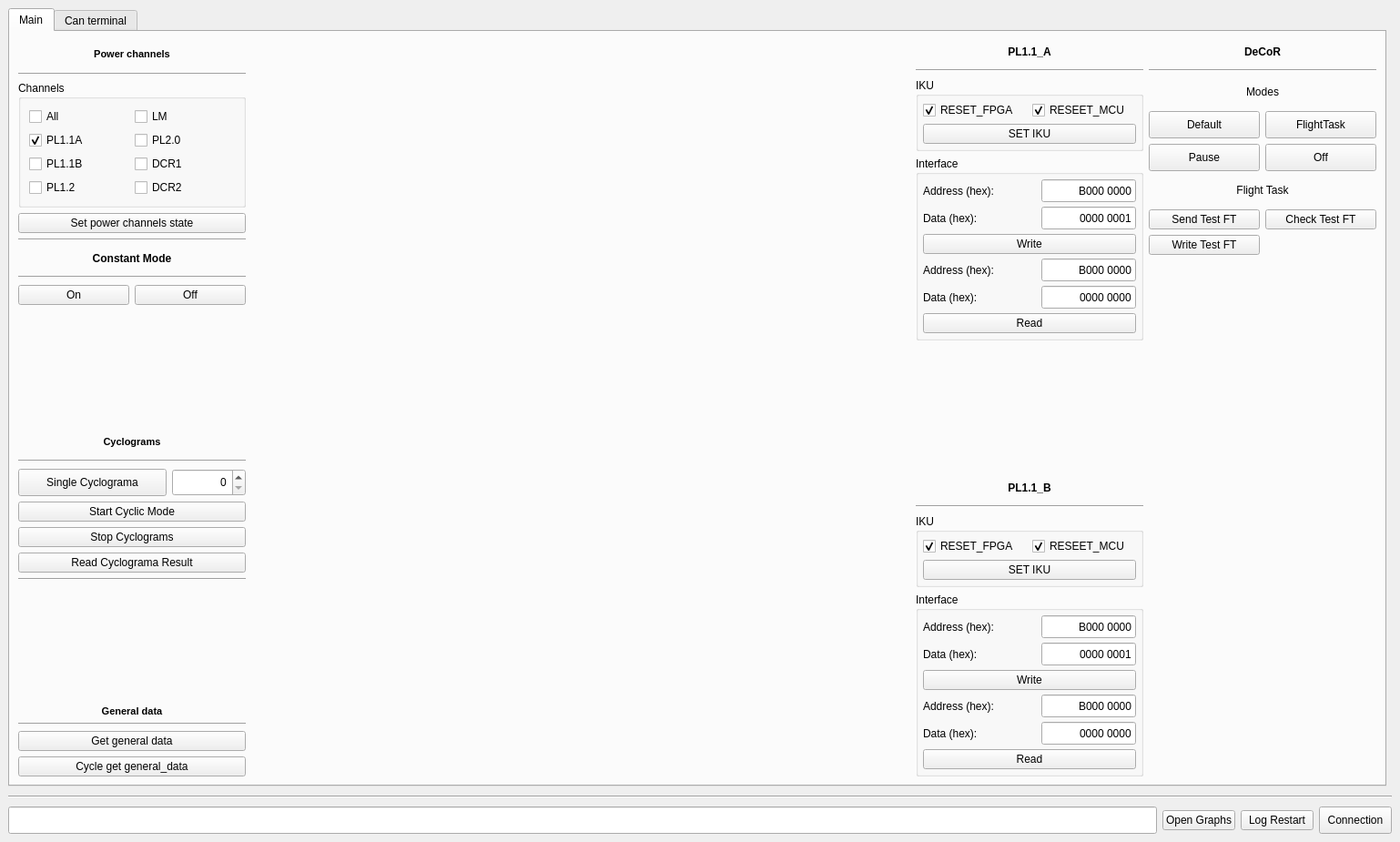
<?xml version="1.0" encoding="UTF-8"?>
<ui version="4.0">
 <class>MainWindow</class>
 <widget class="QMainWindow" name="MainWindow">
  <property name="geometry">
   <rect>
    <x>0</x>
    <y>0</y>
    <width>1538</width>
    <height>925</height>
   </rect>
  </property>
  <property name="windowTitle">
   <string>MainWindow</string>
  </property>
  <widget class="QWidget" name="centralwidget">
   <layout class="QGridLayout" name="gridLayout_2">
    <item row="1" column="1" colspan="2">
     <widget class="Line" name="line">
      <property name="sizePolicy">
       <sizepolicy hsizetype="MinimumExpanding" vsizetype="Fixed">
        <horstretch>0</horstretch>
        <verstretch>0</verstretch>
       </sizepolicy>
      </property>
      <property name="minimumSize">
       <size>
        <width>0</width>
        <height>10</height>
       </size>
      </property>
      <property name="orientation">
       <enum>Qt::Horizontal</enum>
      </property>
     </widget>
    </item>
    <item row="2" column="1" colspan="2">
     <layout class="QHBoxLayout" name="horizontalLayout">
      <item>
       <widget class="QLineEdit" name="statusLEdit">
        <property name="sizePolicy">
         <sizepolicy hsizetype="MinimumExpanding" vsizetype="Minimum">
          <horstretch>0</horstretch>
          <verstretch>0</verstretch>
         </sizepolicy>
        </property>
        <property name="minimumSize">
         <size>
          <width>100</width>
          <height>30</height>
         </size>
        </property>
       </widget>
      </item>
      <item>
       <widget class="QPushButton" name="openGraphPButton">
        <property name="text">
         <string>Open Graphs</string>
        </property>
       </widget>
      </item>
      <item>
       <widget class="QPushButton" name="logRestartPButt">
        <property name="text">
         <string>Log Restart</string>
        </property>
       </widget>
      </item>
      <item>
       <widget class="QPushButton" name="connectionPButt">
        <property name="minimumSize">
         <size>
          <width>60</width>
          <height>30</height>
         </size>
        </property>
        <property name="text">
         <string>Connection</string>
        </property>
       </widget>
      </item>
     </layout>
    </item>
    <item row="0" column="1">
     <widget class="QTabWidget" name="tabWidget">
      <property name="currentIndex">
       <number>0</number>
      </property>
      <widget class="QWidget" name="mainTab">
       <attribute name="title">
        <string>Main</string>
       </attribute>
       <layout class="QHBoxLayout" name="horizontalLayout_2">
        <item>
         <layout class="QVBoxLayout" name="verticalLayout">
          <property name="sizeConstraint">
           <enum>QLayout::SetMinimumSize</enum>
          </property>
          <item>
           <widget class="QLabel" name="label">
            <property name="sizePolicy">
             <sizepolicy hsizetype="Minimum" vsizetype="Preferred">
              <horstretch>0</horstretch>
              <verstretch>0</verstretch>
             </sizepolicy>
            </property>
            <property name="minimumSize">
             <size>
              <width>0</width>
              <height>30</height>
             </size>
            </property>
            <property name="font">
             <font>
              <pointsize>8</pointsize>
              <weight>75</weight>
              <bold>true</bold>
             </font>
            </property>
            <property name="text">
             <string>Power channels</string>
            </property>
            <property name="alignment">
             <set>Qt::AlignCenter</set>
            </property>
           </widget>
          </item>
          <item>
           <widget class="Line" name="line_4">
            <property name="orientation">
             <enum>Qt::Horizontal</enum>
            </property>
           </widget>
          </item>
          <item>
           <widget class="QGroupBox" name="channelGrBox">
            <property name="sizePolicy">
             <sizepolicy hsizetype="Minimum" vsizetype="Preferred">
              <horstretch>0</horstretch>
              <verstretch>0</verstretch>
             </sizepolicy>
            </property>
            <property name="minimumSize">
             <size>
              <width>250</width>
              <height>0</height>
             </size>
            </property>
            <property name="title">
             <string>Channels</string>
            </property>
            <layout class="QGridLayout" name="gridLayout">
             <item row="0" column="0">
              <widget class="QCheckBox" name="allChannelsChBox">
               <property name="text">
                <string>All</string>
               </property>
              </widget>
             </item>
             <item row="1" column="0">
              <widget class="QCheckBox" name="pl11aChannelsChBox">
               <property name="text">
                <string>PL1.1A</string>
               </property>
               <property name="checked">
                <bool>true</bool>
               </property>
              </widget>
             </item>
             <item row="2" column="0">
              <widget class="QCheckBox" name="pl11bChannelsChBox">
               <property name="text">
                <string>PL1.1B</string>
               </property>
              </widget>
             </item>
             <item row="3" column="0">
              <widget class="QCheckBox" name="pl12ChannelsChBox">
               <property name="text">
                <string>PL1.2</string>
               </property>
              </widget>
             </item>
             <item row="0" column="1">
              <widget class="QCheckBox" name="lmChannelsChBox">
               <property name="text">
                <string>LM</string>
               </property>
              </widget>
             </item>
             <item row="1" column="1">
              <widget class="QCheckBox" name="pl20ChannelsChBox">
               <property name="text">
                <string>PL2.0</string>
               </property>
              </widget>
             </item>
             <item row="2" column="1">
              <widget class="QCheckBox" name="dcr1ChannelsChBox">
               <property name="text">
                <string>DCR1</string>
               </property>
              </widget>
             </item>
             <item row="3" column="1">
              <widget class="QCheckBox" name="dcr2ChannelsChBox">
               <property name="text">
                <string>DCR2</string>
               </property>
              </widget>
             </item>
            </layout>
           </widget>
          </item>
          <item>
           <widget class="QPushButton" name="pwrChsSetPButton">
            <property name="sizePolicy">
             <sizepolicy hsizetype="Minimum" vsizetype="Fixed">
              <horstretch>0</horstretch>
              <verstretch>0</verstretch>
             </sizepolicy>
            </property>
            <property name="text">
             <string>Set power channels state</string>
            </property>
           </widget>
          </item>
          <item>
           <widget class="Line" name="line_2">
            <property name="orientation">
             <enum>Qt::Horizontal</enum>
            </property>
           </widget>
          </item>
          <item>
           <widget class="QLabel" name="constModeLabel">
            <property name="minimumSize">
             <size>
              <width>0</width>
              <height>25</height>
             </size>
            </property>
            <property name="font">
             <font>
              <weight>75</weight>
              <bold>true</bold>
             </font>
            </property>
            <property name="text">
             <string>Constant Mode</string>
            </property>
            <property name="alignment">
             <set>Qt::AlignCenter</set>
            </property>
           </widget>
          </item>
          <item>
           <widget class="Line" name="line_7">
            <property name="minimumSize">
             <size>
              <width>0</width>
              <height>5</height>
             </size>
            </property>
            <property name="orientation">
             <enum>Qt::Horizontal</enum>
            </property>
           </widget>
          </item>
          <item>
           <layout class="QHBoxLayout" name="horizontalLayout_3">
            <item>
             <widget class="QPushButton" name="constModeOnPButton">
              <property name="text">
               <string>On</string>
              </property>
             </widget>
            </item>
            <item>
             <widget class="QPushButton" name="constModeOffPButton">
              <property name="text">
               <string>Off</string>
              </property>
             </widget>
            </item>
           </layout>
          </item>
          <item>
           <spacer name="verticalSpacer_2">
            <property name="orientation">
             <enum>Qt::Vertical</enum>
            </property>
            <property name="sizeHint" stdset="0">
             <size>
              <width>20</width>
              <height>40</height>
             </size>
            </property>
           </spacer>
          </item>
          <item>
           <layout class="QGridLayout" name="gridLayout_3">
            <property name="sizeConstraint">
             <enum>QLayout::SetMinimumSize</enum>
            </property>
            <item row="3" column="0" colspan="3">
             <widget class="QPushButton" name="startCyclsPButton">
              <property name="text">
               <string>Start Cyclic Mode</string>
              </property>
             </widget>
            </item>
            <item row="4" column="0" colspan="3">
             <widget class="QPushButton" name="stopCyclsPButton">
              <property name="text">
               <string>Stop Cyclograms</string>
              </property>
             </widget>
            </item>
            <item row="0" column="0" colspan="3">
             <widget class="QLabel" name="label_2">
              <property name="sizePolicy">
               <sizepolicy hsizetype="Minimum" vsizetype="Preferred">
                <horstretch>0</horstretch>
                <verstretch>0</verstretch>
               </sizepolicy>
              </property>
              <property name="minimumSize">
               <size>
                <width>250</width>
                <height>25</height>
               </size>
              </property>
              <property name="font">
               <font>
                <pointsize>8</pointsize>
                <weight>75</weight>
                <bold>true</bold>
               </font>
              </property>
              <property name="text">
               <string>Cyclograms</string>
              </property>
              <property name="alignment">
               <set>Qt::AlignCenter</set>
              </property>
             </widget>
            </item>
            <item row="1" column="0" colspan="3">
             <widget class="Line" name="line_5">
              <property name="minimumSize">
               <size>
                <width>0</width>
                <height>5</height>
               </size>
              </property>
              <property name="orientation">
               <enum>Qt::Horizontal</enum>
              </property>
             </widget>
            </item>
            <item row="2" column="0" colspan="2">
             <widget class="QPushButton" name="singleCyclPButton">
              <property name="sizePolicy">
               <sizepolicy hsizetype="Minimum" vsizetype="Minimum">
                <horstretch>0</horstretch>
                <verstretch>0</verstretch>
               </sizepolicy>
              </property>
              <property name="minimumSize">
               <size>
                <width>60</width>
                <height>0</height>
               </size>
              </property>
              <property name="text">
               <string>Single Cyclograma</string>
              </property>
             </widget>
            </item>
            <item row="2" column="2">
             <widget class="QSpinBox" name="singleCyclSBox">
              <property name="minimumSize">
               <size>
                <width>50</width>
                <height>30</height>
               </size>
              </property>
              <property name="alignment">
               <set>Qt::AlignRight|Qt::AlignTrailing|Qt::AlignVCenter</set>
              </property>
             </widget>
            </item>
            <item row="5" column="0" colspan="3">
             <widget class="QPushButton" name="readCyclResPButton">
              <property name="text">
               <string>Read Cyclograma Result</string>
              </property>
             </widget>
            </item>
           </layout>
          </item>
          <item>
           <widget class="Line" name="line_8">
            <property name="orientation">
             <enum>Qt::Horizontal</enum>
            </property>
           </widget>
          </item>
          <item>
           <spacer name="verticalSpacer">
            <property name="orientation">
             <enum>Qt::Vertical</enum>
            </property>
            <property name="sizeHint" stdset="0">
             <size>
              <width>0</width>
              <height>40</height>
             </size>
            </property>
           </spacer>
          </item>
          <item>
           <widget class="QLabel" name="label_3">
            <property name="font">
             <font>
              <pointsize>8</pointsize>
              <weight>75</weight>
              <bold>true</bold>
             </font>
            </property>
            <property name="text">
             <string>General data</string>
            </property>
            <property name="alignment">
             <set>Qt::AlignCenter</set>
            </property>
           </widget>
          </item>
          <item>
           <widget class="Line" name="line_6">
            <property name="orientation">
             <enum>Qt::Horizontal</enum>
            </property>
           </widget>
          </item>
          <item>
           <widget class="QPushButton" name="genDataGetPButton">
            <property name="sizePolicy">
             <sizepolicy hsizetype="Minimum" vsizetype="Fixed">
              <horstretch>0</horstretch>
              <verstretch>0</verstretch>
             </sizepolicy>
            </property>
            <property name="text">
             <string>Get general data</string>
            </property>
           </widget>
          </item>
          <item>
           <widget class="QPushButton" name="cycleReadGenDataPButton">
            <property name="text">
             <string>Cycle get general_data</string>
            </property>
           </widget>
          </item>
         </layout>
        </item>
        <item>
         <spacer name="horizontalSpacer">
          <property name="orientation">
           <enum>Qt::Horizontal</enum>
          </property>
          <property name="sizeHint" stdset="0">
           <size>
            <width>1500</width>
            <height>20</height>
           </size>
          </property>
         </spacer>
        </item>
        <item>
         <layout class="QGridLayout" name="gridLayout_8">
          <item row="0" column="0" colspan="2">
           <widget class="QLabel" name="PL11ALabel">
            <property name="minimumSize">
             <size>
              <width>250</width>
              <height>25</height>
             </size>
            </property>
            <property name="font">
             <font>
              <weight>75</weight>
              <bold>true</bold>
             </font>
            </property>
            <property name="text">
             <string>PL1.1_A</string>
            </property>
            <property name="alignment">
             <set>Qt::AlignCenter</set>
            </property>
           </widget>
          </item>
          <item row="1" column="0" colspan="2">
           <widget class="Line" name="line_9">
            <property name="minimumSize">
             <size>
              <width>0</width>
              <height>5</height>
             </size>
            </property>
            <property name="orientation">
             <enum>Qt::Horizontal</enum>
            </property>
           </widget>
          </item>
          <item row="3" column="0" colspan="2">
           <widget class="QGroupBox" name="pl11AInterfaceGrBox">
            <property name="sizePolicy">
             <sizepolicy hsizetype="Minimum" vsizetype="Preferred">
              <horstretch>0</horstretch>
              <verstretch>0</verstretch>
             </sizepolicy>
            </property>
            <property name="minimumSize">
             <size>
              <width>250</width>
              <height>0</height>
             </size>
            </property>
            <property name="title">
             <string>Interface</string>
            </property>
            <layout class="QGridLayout" name="gridLayout_10">
             <property name="leftMargin">
              <number>5</number>
             </property>
             <property name="topMargin">
              <number>5</number>
             </property>
             <property name="rightMargin">
              <number>5</number>
             </property>
             <property name="bottomMargin">
              <number>5</number>
             </property>
             <property name="spacing">
              <number>5</number>
             </property>
             <item row="10" column="0" colspan="2">
              <widget class="QPushButton" name="pl11ARdPButton">
               <property name="text">
                <string>Read</string>
               </property>
              </widget>
             </item>
             <item row="5" column="0">
              <widget class="QLabel" name="pl11ARdAddrLabel">
               <property name="minimumSize">
                <size>
                 <width>125</width>
                 <height>25</height>
                </size>
               </property>
               <property name="font">
                <font>
                 <pointsize>9</pointsize>
                </font>
               </property>
               <property name="text">
                <string>Address (hex):</string>
               </property>
              </widget>
             </item>
             <item row="2" column="0">
              <widget class="QLabel" name="pl11AWrDataLabel">
               <property name="minimumSize">
                <size>
                 <width>125</width>
                 <height>25</height>
                </size>
               </property>
               <property name="font">
                <font>
                 <pointsize>9</pointsize>
                </font>
               </property>
               <property name="text">
                <string>Data (hex):</string>
               </property>
              </widget>
             </item>
             <item row="0" column="0">
              <widget class="QLabel" name="pl11AWrAddrLabel">
               <property name="minimumSize">
                <size>
                 <width>125</width>
                 <height>25</height>
                </size>
               </property>
               <property name="font">
                <font>
                 <pointsize>9</pointsize>
                </font>
               </property>
               <property name="text">
                <string>Address (hex):</string>
               </property>
              </widget>
             </item>
             <item row="8" column="0">
              <widget class="QLabel" name="pl11ARdDataLabel">
               <property name="minimumSize">
                <size>
                 <width>125</width>
                 <height>25</height>
                </size>
               </property>
               <property name="font">
                <font>
                 <pointsize>9</pointsize>
                </font>
               </property>
               <property name="text">
                <string>Data (hex):</string>
               </property>
              </widget>
             </item>
             <item row="4" column="0" colspan="2">
              <widget class="QPushButton" name="pl11AWrPButton">
               <property name="text">
                <string>Write</string>
               </property>
              </widget>
             </item>
             <item row="8" column="1">
              <widget class="QLineEdit" name="pl11ARdDataLEdit">
               <property name="minimumSize">
                <size>
                 <width>0</width>
                 <height>25</height>
                </size>
               </property>
               <property name="font">
                <font>
                 <pointsize>9</pointsize>
                </font>
               </property>
               <property name="text">
                <string>0000 0000</string>
               </property>
               <property name="alignment">
                <set>Qt::AlignRight|Qt::AlignTrailing|Qt::AlignVCenter</set>
               </property>
               <property name="readOnly">
                <bool>true</bool>
               </property>
              </widget>
             </item>
             <item row="5" column="1">
              <widget class="QLineEdit" name="pl11ARdAddrLEdit">
               <property name="minimumSize">
                <size>
                 <width>0</width>
                 <height>25</height>
                </size>
               </property>
               <property name="font">
                <font>
                 <pointsize>9</pointsize>
                </font>
               </property>
               <property name="text">
                <string>B000 0000</string>
               </property>
               <property name="alignment">
                <set>Qt::AlignRight|Qt::AlignTrailing|Qt::AlignVCenter</set>
               </property>
              </widget>
             </item>
             <item row="2" column="1">
              <widget class="QLineEdit" name="pl11AWrDataLEdit">
               <property name="minimumSize">
                <size>
                 <width>0</width>
                 <height>25</height>
                </size>
               </property>
               <property name="font">
                <font>
                 <pointsize>9</pointsize>
                </font>
               </property>
               <property name="text">
                <string>0000 0001</string>
               </property>
               <property name="alignment">
                <set>Qt::AlignRight|Qt::AlignTrailing|Qt::AlignVCenter</set>
               </property>
              </widget>
             </item>
             <item row="0" column="1">
              <widget class="QLineEdit" name="pl11AWrAddrLEdit">
               <property name="minimumSize">
                <size>
                 <width>0</width>
                 <height>25</height>
                </size>
               </property>
               <property name="font">
                <font>
                 <pointsize>9</pointsize>
                </font>
               </property>
               <property name="text">
                <string>B000 0000</string>
               </property>
               <property name="maxLength">
                <number>12</number>
               </property>
               <property name="alignment">
                <set>Qt::AlignRight|Qt::AlignTrailing|Qt::AlignVCenter</set>
               </property>
              </widget>
             </item>
            </layout>
           </widget>
          </item>
          <item row="2" column="0" colspan="2">
           <widget class="QGroupBox" name="pl11AIKUGBoxGrBox">
            <property name="sizePolicy">
             <sizepolicy hsizetype="Minimum" vsizetype="Preferred">
              <horstretch>0</horstretch>
              <verstretch>0</verstretch>
             </sizepolicy>
            </property>
            <property name="minimumSize">
             <size>
              <width>250</width>
              <height>0</height>
             </size>
            </property>
            <property name="title">
             <string>IKU</string>
            </property>
            <layout class="QGridLayout" name="gridLayout_9">
             <property name="leftMargin">
              <number>5</number>
             </property>
             <property name="topMargin">
              <number>5</number>
             </property>
             <property name="rightMargin">
              <number>5</number>
             </property>
             <property name="bottomMargin">
              <number>5</number>
             </property>
             <property name="spacing">
              <number>5</number>
             </property>
             <item row="0" column="0">
              <widget class="QCheckBox" name="pl11AResetFPGAChBox">
               <property name="text">
                <string>RESET_FPGA</string>
               </property>
               <property name="checked">
                <bool>true</bool>
               </property>
              </widget>
             </item>
             <item row="0" column="1">
              <widget class="QCheckBox" name="pl11AResetMCUChBox">
               <property name="text">
                <string>RESEET_MCU</string>
               </property>
               <property name="checked">
                <bool>true</bool>
               </property>
              </widget>
             </item>
             <item row="3" column="0" colspan="2">
              <widget class="QPushButton" name="pl11ASetIKUPButton">
               <property name="sizePolicy">
                <sizepolicy hsizetype="Minimum" vsizetype="Fixed">
                 <horstretch>0</horstretch>
                 <verstretch>0</verstretch>
                </sizepolicy>
               </property>
               <property name="text">
                <string>SET IKU</string>
               </property>
              </widget>
             </item>
            </layout>
           </widget>
          </item>
          <item row="4" column="1">
           <spacer name="verticalSpacer_6">
            <property name="orientation">
             <enum>Qt::Vertical</enum>
            </property>
            <property name="sizeHint" stdset="0">
             <size>
              <width>20</width>
              <height>40</height>
             </size>
            </property>
           </spacer>
          </item>
          <item row="6" column="0" colspan="2">
           <widget class="Line" name="line_11">
            <property name="minimumSize">
             <size>
              <width>0</width>
              <height>5</height>
             </size>
            </property>
            <property name="orientation">
             <enum>Qt::Horizontal</enum>
            </property>
           </widget>
          </item>
          <item row="8" column="0" colspan="2">
           <widget class="QGroupBox" name="pl11BInterfaceGrBox">
            <property name="sizePolicy">
             <sizepolicy hsizetype="Minimum" vsizetype="Preferred">
              <horstretch>0</horstretch>
              <verstretch>0</verstretch>
             </sizepolicy>
            </property>
            <property name="minimumSize">
             <size>
              <width>250</width>
              <height>0</height>
             </size>
            </property>
            <property name="title">
             <string>Interface</string>
            </property>
            <layout class="QGridLayout" name="gridLayout_14">
             <property name="leftMargin">
              <number>5</number>
             </property>
             <property name="topMargin">
              <number>5</number>
             </property>
             <property name="rightMargin">
              <number>5</number>
             </property>
             <property name="bottomMargin">
              <number>5</number>
             </property>
             <property name="spacing">
              <number>5</number>
             </property>
             <item row="10" column="0" colspan="2">
              <widget class="QPushButton" name="pl11BRdPButton">
               <property name="text">
                <string>Read</string>
               </property>
              </widget>
             </item>
             <item row="5" column="0">
              <widget class="QLabel" name="pl11BRdAddrLabel">
               <property name="minimumSize">
                <size>
                 <width>125</width>
                 <height>25</height>
                </size>
               </property>
               <property name="font">
                <font>
                 <pointsize>9</pointsize>
                </font>
               </property>
               <property name="text">
                <string>Address (hex):</string>
               </property>
              </widget>
             </item>
             <item row="2" column="0">
              <widget class="QLabel" name="pl11BWrDataLabel">
               <property name="minimumSize">
                <size>
                 <width>125</width>
                 <height>25</height>
                </size>
               </property>
               <property name="font">
                <font>
                 <pointsize>9</pointsize>
                </font>
               </property>
               <property name="text">
                <string>Data (hex):</string>
               </property>
              </widget>
             </item>
             <item row="0" column="0">
              <widget class="QLabel" name="pl11BWrAddrLabel">
               <property name="minimumSize">
                <size>
                 <width>125</width>
                 <height>25</height>
                </size>
               </property>
               <property name="font">
                <font>
                 <pointsize>9</pointsize>
                </font>
               </property>
               <property name="text">
                <string>Address (hex):</string>
               </property>
              </widget>
             </item>
             <item row="8" column="0">
              <widget class="QLabel" name="pl11BRdDataLabel">
               <property name="minimumSize">
                <size>
                 <width>125</width>
                 <height>25</height>
                </size>
               </property>
               <property name="font">
                <font>
                 <pointsize>9</pointsize>
                </font>
               </property>
               <property name="text">
                <string>Data (hex):</string>
               </property>
              </widget>
             </item>
             <item row="4" column="0" colspan="2">
              <widget class="QPushButton" name="pl11BWrPButton">
               <property name="text">
                <string>Write</string>
               </property>
              </widget>
             </item>
             <item row="8" column="1">
              <widget class="QLineEdit" name="pl11BRdDataLEdit">
               <property name="minimumSize">
                <size>
                 <width>0</width>
                 <height>25</height>
                </size>
               </property>
               <property name="font">
                <font>
                 <pointsize>9</pointsize>
                </font>
               </property>
               <property name="text">
                <string>0000 0000</string>
               </property>
               <property name="alignment">
                <set>Qt::AlignRight|Qt::AlignTrailing|Qt::AlignVCenter</set>
               </property>
               <property name="readOnly">
                <bool>true</bool>
               </property>
              </widget>
             </item>
             <item row="5" column="1">
              <widget class="QLineEdit" name="pl11BRdAddrLEdit">
               <property name="minimumSize">
                <size>
                 <width>0</width>
                 <height>25</height>
                </size>
               </property>
               <property name="font">
                <font>
                 <pointsize>9</pointsize>
                </font>
               </property>
               <property name="text">
                <string>B000 0000</string>
               </property>
               <property name="alignment">
                <set>Qt::AlignRight|Qt::AlignTrailing|Qt::AlignVCenter</set>
               </property>
              </widget>
             </item>
             <item row="2" column="1">
              <widget class="QLineEdit" name="pl11BWrDataLEdit">
               <property name="minimumSize">
                <size>
                 <width>0</width>
                 <height>25</height>
                </size>
               </property>
               <property name="font">
                <font>
                 <pointsize>9</pointsize>
                </font>
               </property>
               <property name="text">
                <string>0000 0001</string>
               </property>
               <property name="alignment">
                <set>Qt::AlignRight|Qt::AlignTrailing|Qt::AlignVCenter</set>
               </property>
              </widget>
             </item>
             <item row="0" column="1">
              <widget class="QLineEdit" name="pl11BWrAddrLEdit">
               <property name="minimumSize">
                <size>
                 <width>0</width>
                 <height>25</height>
                </size>
               </property>
               <property name="font">
                <font>
                 <pointsize>9</pointsize>
                </font>
               </property>
               <property name="text">
                <string>B000 0000</string>
               </property>
               <property name="maxLength">
                <number>12</number>
               </property>
               <property name="alignment">
                <set>Qt::AlignRight|Qt::AlignTrailing|Qt::AlignVCenter</set>
               </property>
              </widget>
             </item>
            </layout>
           </widget>
          </item>
          <item row="7" column="0" colspan="2">
           <widget class="QGroupBox" name="pl11BIKUGBoxGrBox">
            <property name="sizePolicy">
             <sizepolicy hsizetype="Minimum" vsizetype="Preferred">
              <horstretch>0</horstretch>
              <verstretch>0</verstretch>
             </sizepolicy>
            </property>
            <property name="minimumSize">
             <size>
              <width>250</width>
              <height>0</height>
             </size>
            </property>
            <property name="title">
             <string>IKU</string>
            </property>
            <layout class="QGridLayout" name="gridLayout_15">
             <property name="leftMargin">
              <number>5</number>
             </property>
             <property name="topMargin">
              <number>5</number>
             </property>
             <property name="rightMargin">
              <number>5</number>
             </property>
             <property name="bottomMargin">
              <number>5</number>
             </property>
             <property name="spacing">
              <number>5</number>
             </property>
             <item row="0" column="0">
              <widget class="QCheckBox" name="pl11BResetFPGAChBox">
               <property name="text">
                <string>RESET_FPGA</string>
               </property>
               <property name="checked">
                <bool>true</bool>
               </property>
              </widget>
             </item>
             <item row="0" column="1">
              <widget class="QCheckBox" name="pl11BResetMCUChBox">
               <property name="text">
                <string>RESEET_MCU</string>
               </property>
               <property name="checked">
                <bool>true</bool>
               </property>
              </widget>
             </item>
             <item row="3" column="0" colspan="2">
              <widget class="QPushButton" name="pl11BSetIKUPButton">
               <property name="sizePolicy">
                <sizepolicy hsizetype="Minimum" vsizetype="Fixed">
                 <horstretch>0</horstretch>
                 <verstretch>0</verstretch>
                </sizepolicy>
               </property>
               <property name="text">
                <string>SET IKU</string>
               </property>
              </widget>
             </item>
            </layout>
           </widget>
          </item>
          <item row="5" column="0" colspan="2">
           <widget class="QLabel" name="PL11BLabel">
            <property name="minimumSize">
             <size>
              <width>250</width>
              <height>25</height>
             </size>
            </property>
            <property name="font">
             <font>
              <weight>75</weight>
              <bold>true</bold>
             </font>
            </property>
            <property name="text">
             <string>PL1.1_B</string>
            </property>
            <property name="alignment">
             <set>Qt::AlignCenter</set>
            </property>
           </widget>
          </item>
         </layout>
        </item>
        <item>
         <layout class="QGridLayout" name="gridLayout_4">
          <item row="8" column="0">
           <widget class="QPushButton" name="sendFlTaskPButton">
            <property name="text">
             <string>Send Test FT</string>
            </property>
           </widget>
          </item>
          <item row="9" column="0">
           <widget class="QPushButton" name="writeFlTaskPButton">
            <property name="text">
             <string>Write Test FT</string>
            </property>
           </widget>
          </item>
          <item row="3" column="0">
           <widget class="QPushButton" name="DCRModeDefaultPButton">
            <property name="minimumSize">
             <size>
              <width>120</width>
              <height>30</height>
             </size>
            </property>
            <property name="text">
             <string>Default</string>
            </property>
           </widget>
          </item>
          <item row="8" column="1">
           <widget class="QPushButton" name="checkFlTaskPButton">
            <property name="text">
             <string>Check Test FT</string>
            </property>
           </widget>
          </item>
          <item row="1" column="0" colspan="2">
           <widget class="Line" name="line_3">
            <property name="minimumSize">
             <size>
              <width>0</width>
              <height>5</height>
             </size>
            </property>
            <property name="orientation">
             <enum>Qt::Horizontal</enum>
            </property>
           </widget>
          </item>
          <item row="2" column="0" colspan="2">
           <widget class="QLabel" name="label_5">
            <property name="minimumSize">
             <size>
              <width>0</width>
              <height>30</height>
             </size>
            </property>
            <property name="text">
             <string>Modes</string>
            </property>
            <property name="alignment">
             <set>Qt::AlignCenter</set>
            </property>
           </widget>
          </item>
          <item row="3" column="1">
           <widget class="QPushButton" name="DCRModeFlightTaskPButton">
            <property name="minimumSize">
             <size>
              <width>120</width>
              <height>30</height>
             </size>
            </property>
            <property name="text">
             <string>FlightTask</string>
            </property>
           </widget>
          </item>
          <item row="5" column="0">
           <widget class="QPushButton" name="DCRModePausePButton">
            <property name="minimumSize">
             <size>
              <width>120</width>
              <height>30</height>
             </size>
            </property>
            <property name="text">
             <string>Pause</string>
            </property>
           </widget>
          </item>
          <item row="7" column="0" colspan="2">
           <widget class="QLabel" name="label_4">
            <property name="minimumSize">
             <size>
              <width>0</width>
              <height>30</height>
             </size>
            </property>
            <property name="text">
             <string>Flight Task</string>
            </property>
            <property name="alignment">
             <set>Qt::AlignCenter</set>
            </property>
           </widget>
          </item>
          <item row="5" column="1">
           <widget class="QPushButton" name="DCRModeOffPButton">
            <property name="minimumSize">
             <size>
              <width>120</width>
              <height>30</height>
             </size>
            </property>
            <property name="text">
             <string>Off</string>
            </property>
           </widget>
          </item>
          <item row="0" column="0" colspan="2">
           <widget class="QLabel" name="DecorLabel">
            <property name="minimumSize">
             <size>
              <width>250</width>
              <height>25</height>
             </size>
            </property>
            <property name="font">
             <font>
              <weight>75</weight>
              <bold>true</bold>
             </font>
            </property>
            <property name="text">
             <string>DeCoR</string>
            </property>
            <property name="alignment">
             <set>Qt::AlignCenter</set>
            </property>
           </widget>
          </item>
          <item row="10" column="0" colspan="2">
           <spacer name="verticalSpacer_3">
            <property name="orientation">
             <enum>Qt::Vertical</enum>
            </property>
            <property name="sizeHint" stdset="0">
             <size>
              <width>20</width>
              <height>40</height>
             </size>
            </property>
           </spacer>
          </item>
         </layout>
        </item>
       </layout>
      </widget>
      <widget class="QWidget" name="canTerminalTab">
       <attribute name="title">
        <string>Can terminal</string>
       </attribute>
      </widget>
     </widget>
    </item>
   </layout>
  </widget>
 </widget>
 <resources/>
 <connections/>
</ui>
